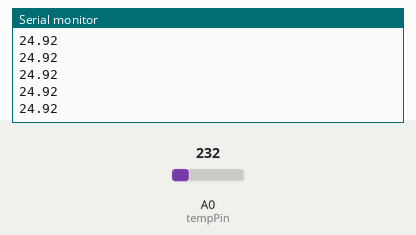
Simulated run of this sketch. Board: Arduino Uno, built with avr-gcc and run on an emulated ATmega328P. On the bench: the last lines printed to the serial monitor. Inputs (shaded band) come from the test bench; at power-on: A0 (tempPin) = 232.

Above: at 1.2 s.
1.3 s: A0 (tempPin) set to 250
At 2.4 s:
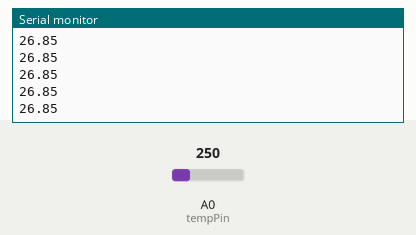
2.8 s: A0 (tempPin) set to 266
At 3.6 s:
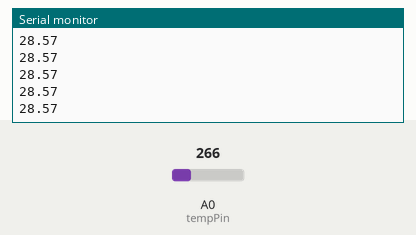
Timing chart, 0 to 5.8 s (numbered marks = the images above; inputs shaded):
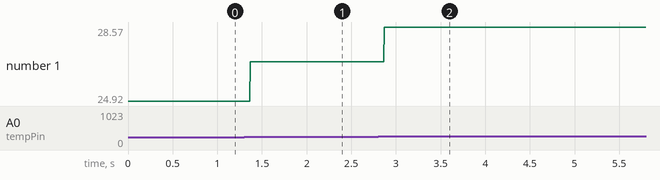

The sketch:

temperature_sensor.ino
```cpp
float tempC;
int reading;
int tempPin = 0;

void setup()
{
  analogReference(INTERNAL);
  Serial.begin(9600);
}

void loop()
{
reading = analogRead(tempPin);
tempC = reading / 9.31;
Serial.print(tempC);
Serial.println();
}
```

Measured:
- after the input at 1.3 s, the serial monitor: prints a new line after 0.07 s (image 1)
- after the input at 2.8 s, the serial monitor: prints a new line after 0.07 s (image 2)
- plotted number 1: 24.92 → 26.85 after the input at 1.3 s, 26.85 → 28.57 after the input at 2.8 s
